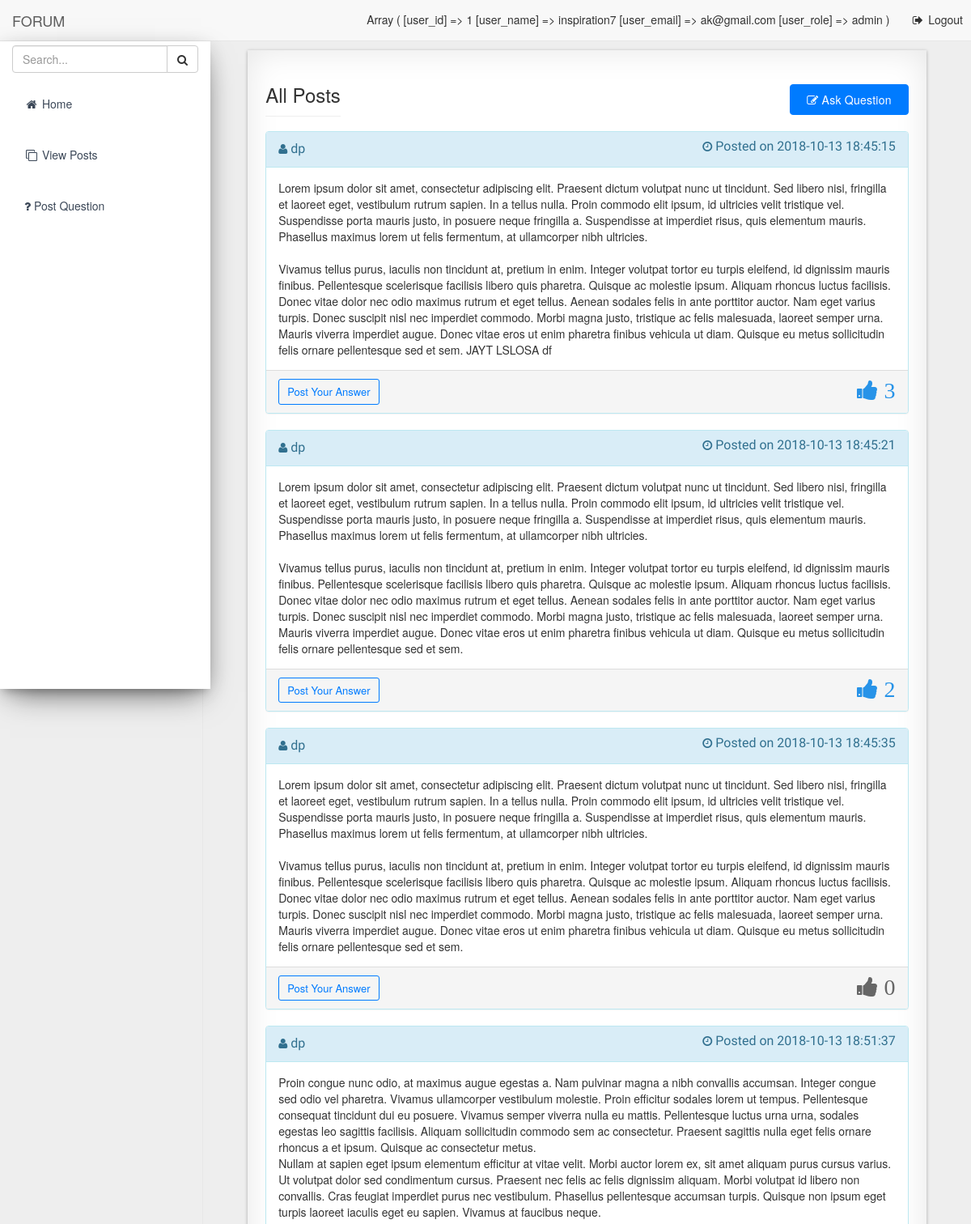
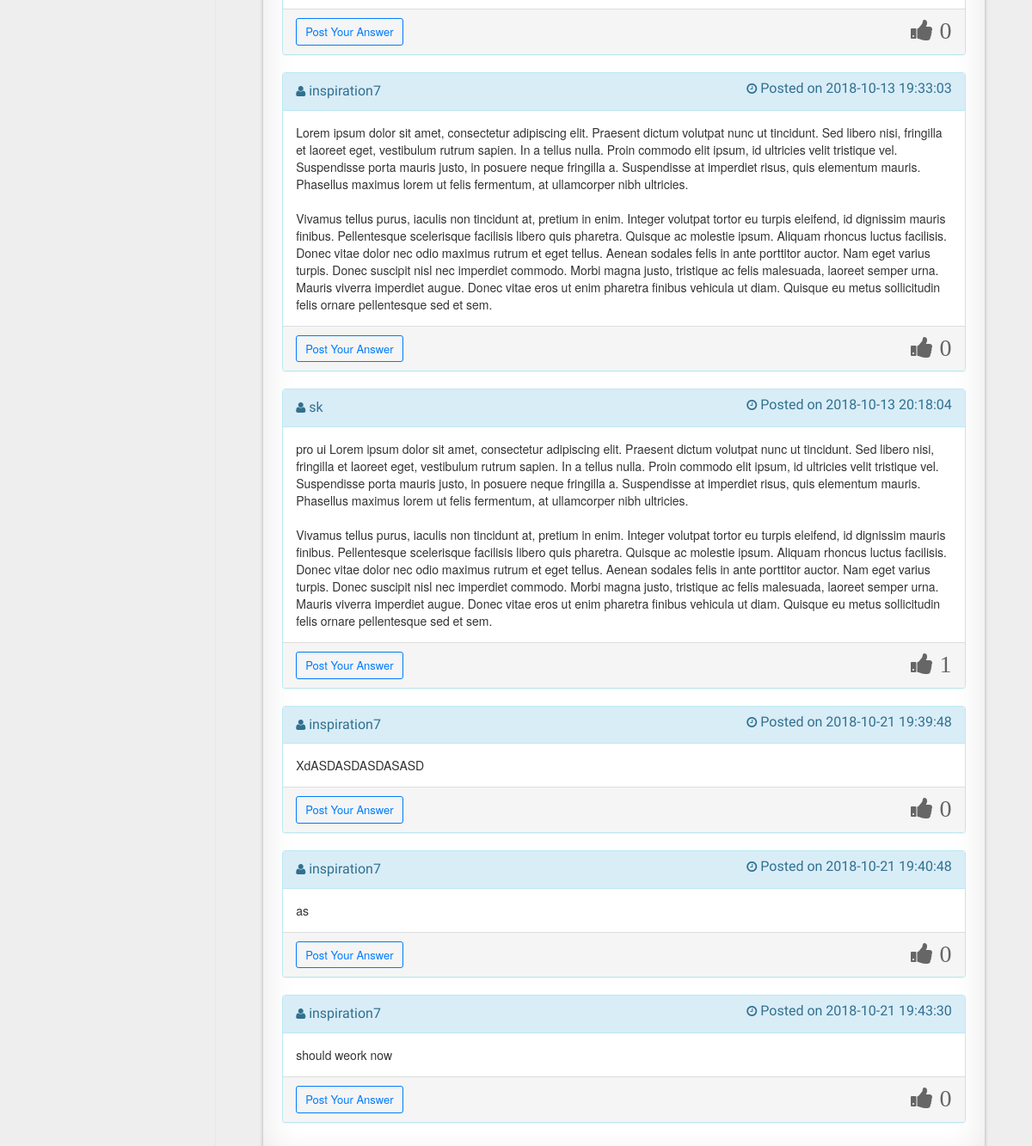
Screenshot of /posts/view-all-posts.php (signed in) with the database file from the repository (2 pictures, top to bottom).
### tables this page shows
CREATE TABLE `posts` (
  `post_id` int(11) NOT NULL,
  `post_content` text NOT NULL,
  `post_image` text NOT NULL,
  `post_user_id` int(11) NOT NULL,
  `post_tags` mediumtext NOT NULL,
  `created_at` datetime NOT NULL,
  `deleted_at` datetime NOT NULL,
  `is_deleted` bit(1) NOT NULL DEFAULT b'0',
  `deleted_by` int(11) NOT NULL,
  `updated_at` datetime NOT NULL,
  `updated_by` int(11) NOT NULL,
  `post_points` int(11) NOT NULL
);

CREATE TABLE `users` (
  `user_id` int(11) NOT NULL,
  `first_name` varchar(255) NOT NULL,
  `last_name` varchar(255) NOT NULL,
  `user_name` varchar(255) NOT NULL,
  `user_password` varchar(255) NOT NULL,
  `user_email` varchar(255) NOT NULL,
  `user_dob` date NOT NULL,
  `user_branch` varchar(255) NOT NULL,
  `user_posts` int(11) NOT NULL,
  `user_role` varchar(255) NOT NULL,
  `user_profile_img` text NOT NULL,
  `user_created_at` datetime NOT NULL,
  `is_deleted` bit(1) NOT NULL DEFAULT b'0',
  `deleted_by` int(11) NOT NULL,
  `deleted_at` datetime NOT NULL
);

CREATE TABLE `post_votes` (
  `post_votes_id` int(11) NOT NULL,
  `post_id` int(11) NOT NULL,
  `user_id` int(11) NOT NULL,
  `vote` varchar(255) NOT NULL
);

### classes/PostVotes.php (called while the page is built, shortened)
<?php
	require_once("Database.php");
	class PostVotes {
		private $connection;
		public function __construct() {
			global $database;
			$this->connection = $database->getConnection();
		}
		public function getUpvotedPostsByMe() {
			$user_id = $_SESSION['user_id'];
			$sql = "SELECT post_id FROM post_votes WHERE user_id = $user_id AND vote = 'upvote'";
			$result_set = $this->connection->query($sql);
			return $result_set;
		}
	}
?>

### classes/Database.php (called while the page is built, shortened)
<?php
    class Database {
        private $servername;
        private $username;
        private $password;
        private $database;
        private $connection;
        public function __construct() {
            $this->servername = "localhost";
            $this->username = "aniket";
            $this->password = "aniket";
            $this->database = "forumdb";
        }
        public function connectDB() {
            $this->connection = new mysqli($this->servername, $this->username, $this->password, $this->database);
        }
        public function getConnection() {
            return $this->connection;
        }
    }
    $database = new Database();
?>

### classes/Posts.php (called while the page is built, shortened)
<?php
	require_once("Database.php");
	require_once("Users.php");
	class Posts {
		private $connection;
		public function __construct() {
			global $database;
			$this->connection = $database->getConnection();
		}
		public function getAllPosts() {
			$sql = "SELECT * FROM posts WHERE is_deleted = 0";
			$result_set = $this->connection->query($sql);
			return $result_set;
		}
	}
?>

### classes/Users.php (called while the page is built, shortened)
<?php
	require_once("Database.php");
	class Users {
		private $connection;
		public function __construct() {
			global $database;
			$this->connection = $database->getConnection();
		}
		public function getUserDetailsById($user_id, $columns) {
			$sql = "SELECT $columns FROM users WHERE user_id = $user_id";
			$result_set = $this->connection->query($sql);
			return $result_set;
		}
	}
?>

### posts/view-all-posts.php (the view, shortened to what this page needs)
<!DOCTYPE html>
<html lang="en">
<?php
    require_once("../ui-elements/header.php");
?>
<body>
    <div id="wrapper">
        <?php
            require_once("../ui-elements/navigation.php");
        ?>
        <div id="page-wrapper">
            <div class="container-fluid container-fluid-mine effect8 padding-mine">
                <div class="row">
                    <div class="col-lg-12">
                        <br>
                        <h3 class="page-header show-inline-mine">All Posts</h3>
                        <a href="http://localhost/forum/posts/add-post.php" class="btn-mine btn-bootstrap4-primary-mine ask-quest-btn-alignment-mine"><i class="fa fa-pencil-square-o" aria-hidden="true"></i> Ask Question</a>
                    </div>
                </div>
                <?php
                    require_once("../classes/Posts.php");
                    require_once("../classes/Users.php");
                    require_once("../classes/PostVotes.php");
                    $posts = new Posts();
                    $post_votes = new PostVotes();
                    $users = new Users();
                    $result_set = $posts->getAllPosts();
                    $posts_upvoted = $post_votes->getUpvotedPostsByMe();
                    $selected_rows = mysqli_num_rows($posts_upvoted);
                    $shown_upvotes = 0;
                    $shown_rows = 1;
                    while($row = mysqli_fetch_assoc($result_set)) {
                        extract($row);
                        $resultant_row = $users->getUserDetailsById($post_user_id, "user_name");
                        extract(mysqli_fetch_assoc($resultant_row));
                ?>
                        <div class="panel panel-info">
                            <div class="panel-heading">
                                <i class="fa fa-user" aria-hidden="true"></i> <div class="show-inline-mine post-header-details-mine"><?php echo $user_name; ?></div>
                                <i class="fa fa-clock-o float-right-mine" aria-hidden="true"><div class="show-inline-mine post-header-details-mine"> Posted on <?php echo $created_at; ?></div></i>
                            </div>
                            <div class="panel-body">
                                <?php echo $post_content; ?>
                            </div>
                            <div class="panel-footer">
                                <?php
                                    echo '<a href="comments.php?post_id='.$post_id.'&post_user_id='.$post_user_id.'" class="btn btn-outline btn-success-mine btn-sm" style="font-size: 13px;">Post Your Answer</a>';
                                    if($selected_rows >= $shown_rows) {
                                        while($upvoted_post_id_row = mysqli_fetch_assoc($posts_upvoted)) {
                                            $shown_upvotes = 0;
                                            $upvoted_post_id = $upvoted_post_id_row['post_id'];
                                            if($upvoted_post_id === $post_id) {
                                ?>
                                                <i class="fa fa-thumbs-up fa-2x upvote-post-btn-mine post-upvoted-mine" name="upvote-post" aria-hidden="true" data-toggle="tooltip" data-placement="top" title="Upvote post" onclick="upvotePostClicked(event, <?php echo $post_id; ?>, this);"> <?php echo $post_points; ?></i>
                                <?php
                                                $shown_upvotes = 1;
                                                $shown_rows++;
                                                break;
                                            }
                                        }
                                        $posts_upvoted = $post_votes->getUpvotedPostsByMe();
                                        if($shown_upvotes != 1) {
                                ?>
                                                <i class="fa fa-thumbs-up fa-2x upvote-post-btn-mine post-not-upvoted-mine" name="upvote-post" aria-hidden="true" data-toggle="tooltip" data-placement="top" title="Upvote post" onclick="upvotePostClicked(event, <?php echo $post_id; ?>, this);"> <?php echo $post_points; ?></i>
                                <?php
                                        }
                                    } else {
                                ?>
                                        <i class="fa fa-thumbs-up fa-2x upvote-post-btn-mine post-not-upvoted-mine" name="upvote-post" aria-hidden="true" data-toggle="tooltip" data-placement="top" title="Upvote post" onclick="upvotePostClicked(event, <?php echo $post_id; ?>, this);"> <?php echo $post_points; ?></i>
                                <?php
                                    }
                                ?>
                            </div>
                        </div>
                <?php
                    }
                ?>
            </div>
        </div>
    </div>
</body>
</html>

### assets/css/myStyles.css (style rules this page uses)
.btn-success-mine.btn-outline { color: #007bff; }
.btn-success-mine { color: #007bff; border-color: #007bff; }
.btn-mine { display: inline-block; padding: 8px 20px; margin-bottom: 0; font-size: 14px; font-weight: 400; line-height: 1.42857143; text-align: center; white-space: nowrap; vertical-align: middle; -ms-touch-action: manipulation; touch-action: manipulation; cursor: pointer; -webkit-user-select: none; -moz-user-select: none; -ms-user-select: none; user-select: none; background-image: none; border: 1px solid transparent; border-radius: 4px; }
.btn-bootstrap4-primary-mine { color: #fff; background-color: #007bff; border-color: #007bff; }
.ask-quest-btn-alignment-mine { float: right; margin-bottom: 20px; letter-spacing: .25px; }
.show-inline-mine { display: inline; }
.upvote-post-btn-mine { float: right; letter-spacing:.25px; cursor: pointer; }
.post-upvoted-mine { color: #2793e8; }
.post-not-upvoted-mine { color: #666666; }
.float-right-mine { float: right; }
.post-header-details-mine { font-size: 16px; font-family: 'Cantora One'; }
div#page-wrapper>div.container-fluid-mine { margin: 25px; margin-top: 7%; background: #fff!important; }
.padding-mine { padding: 2.5%; }
.effect8 { position:relative; -webkit-box-shadow:0 1px 4px rgba(0, 0, 0, 0.3), 0 0 40px rgba(0, 0, 0, 0.1) inset; -moz-box-shadow:0 1px 4px rgba(0, 0, 0, 0.3), 0 0 40px rgba(0, 0, 0, 0.1) inset; box-shadow:0 1px 4px rgba(0, 0, 0, 0.3), 0 0 40px rgba(0, 0, 0, 0.1) inset; }
.effect8:before, .effect8:after { content:""; position:absolute; z-index:-1; -webkit-box-shadow:0 0 20px rgba(0,0,0,0.8); -moz-box-shadow:0 0 20px rgba(0,0,0,0.8); box-shadow:0 0 20px rgba(0,0,0,0.8); top:10px; bottom:10px; left:0; right:0; -moz-border-radius:100px / 10px; border-radius:100px / 10px; }
.effect8:after { right:10px; left:auto; -webkit-transform:skew(8deg) rotate(3deg); -moz-transform:skew(8deg) rotate(3deg); -ms-transform:skew(8deg) rotate(3deg); -o-transform:skew(8deg) rotate(3deg); transform:skew(8deg) rotate(3deg); }

### rows the page displays
posts: users.user_name "dp", created_at "2018-10-13 18:45:15", post_content "Lorem ipsum dolor sit amet, consectetur adipiscing elit. Praesent dictum volutpat nunc ut tincidunt. Sed libero nisi, fringilla et laoreet eget, vestibulum rutrum sapien. In a tellus nulla. Proin commodo elit ipsum, id ultricies velit tristique vel. Suspendisse porta mauris justo, in posuere neque fringilla a. Suspendisse at imperdiet risus, quis elementum mauris. Phasellus maximus lorem ut felis fermentum, at ullamcorper nibh ultricies. Vivamus tellus purus, iaculis non tincidunt at, pretium in enim. Integer volutpat tortor eu turpis eleifend, id dignissim mauris finibus. Pellentesque scelerisque facilisis libero quis pharetra. Quisque ac molestie ipsum. Aliquam rhoncus luctus facilisis.…"
post_votes: post.post_points "3"
posts: users.user_name "dp", created_at "2018-10-13 18:45:21", post_content "Lorem ipsum dolor sit amet, consectetur adipiscing elit. Praesent dictum volutpat nunc ut tincidunt. Sed libero nisi, fringilla et laoreet eget, vestibulum rutrum sapien. In a tellus nulla. Proin commodo elit ipsum, id ultricies velit tristique vel. Suspendisse porta mauris justo, in posuere neque fringilla a. Suspendisse at imperdiet risus, quis elementum mauris. Phasellus maximus lorem ut felis fermentum, at ullamcorper nibh ultricies. Vivamus tellus purus, iaculis non tincidunt at, pretium in enim. Integer volutpat tortor eu turpis eleifend, id dignissim mauris finibus. Pellentesque scelerisque facilisis libero quis pharetra. Quisque ac molestie ipsum. Aliquam rhoncus luctus facilisis.…"
post_votes: post.post_points "2"
posts: users.user_name "dp", created_at "2018-10-13 18:45:35", post_content "Lorem ipsum dolor sit amet, consectetur adipiscing elit. Praesent dictum volutpat nunc ut tincidunt. Sed libero nisi, fringilla et laoreet eget, vestibulum rutrum sapien. In a tellus nulla. Proin commodo elit ipsum, id ultricies velit tristique vel. Suspendisse porta mauris justo, in posuere neque fringilla a. Suspendisse at imperdiet risus, quis elementum mauris. Phasellus maximus lorem ut felis fermentum, at ullamcorper nibh ultricies. Vivamus tellus purus, iaculis non tincidunt at, pretium in enim. Integer volutpat tortor eu turpis eleifend, id dignissim mauris finibus. Pellentesque scelerisque facilisis libero quis pharetra. Quisque ac molestie ipsum. Aliquam rhoncus luctus facilisis.…", post_points "0"
posts: users.user_name "dp", created_at "2018-10-13 18:51:37", post_content "Proin congue nunc odio, at maximus augue egestas a. Nam pulvinar magna a nibh convallis accumsan. Integer congue sed odio vel pharetra. Vivamus ullamcorper vestibulum molestie. Proin efficitur sodales lorem ut tempus. Pellentesque consequat tincidunt dui eu posuere. Vivamus semper viverra nulla eu mattis. Pellentesque luctus urna urna, sodales egestas leo sagittis facilisis. Aliquam sollicitudin commodo sem ac consectetur. Praesent sagittis nulla eget felis ornare rhoncus a et ipsum. Quisque ac consectetur metus. Nullam at sapien eget ipsum elementum efficitur at vitae velit. Morbi auctor lorem ex, sit amet aliquam purus cursus varius. Ut volutpat dolor sed condimentum cursus. Praesent nec…", post_points "0"
posts: users.user_name "inspiration7", created_at "2018-10-13 19:33:03", post_content "Lorem ipsum dolor sit amet, consectetur adipiscing elit. Praesent dictum volutpat nunc ut tincidunt. Sed libero nisi, fringilla et laoreet eget, vestibulum rutrum sapien. In a tellus nulla. Proin commodo elit ipsum, id ultricies velit tristique vel. Suspendisse porta mauris justo, in posuere neque fringilla a. Suspendisse at imperdiet risus, quis elementum mauris. Phasellus maximus lorem ut felis fermentum, at ullamcorper nibh ultricies. Vivamus tellus purus, iaculis non tincidunt at, pretium in enim. Integer volutpat tortor eu turpis eleifend, id dignissim mauris finibus. Pellentesque scelerisque facilisis libero quis pharetra. Quisque ac molestie ipsum. Aliquam rhoncus luctus facilisis.…", post_points "0"
posts: users.user_name "sk", created_at "2018-10-13 20:18:04", post_content "pro ui Lorem ipsum dolor sit amet, consectetur adipiscing elit. Praesent dictum volutpat nunc ut tincidunt. Sed libero nisi, fringilla et laoreet eget, vestibulum rutrum sapien. In a tellus nulla. Proin commodo elit ipsum, id ultricies velit tristique vel. Suspendisse porta mauris justo, in posuere neque fringilla a. Suspendisse at imperdiet risus, quis elementum mauris. Phasellus maximus lorem ut felis fermentum, at ullamcorper nibh ultricies. Vivamus tellus purus, iaculis non tincidunt at, pretium in enim. Integer volutpat tortor eu turpis eleifend, id dignissim mauris finibus. Pellentesque scelerisque facilisis libero quis pharetra. Quisque ac molestie ipsum. Aliquam rhoncus luctus…", post_points "1"
posts: users.user_name "inspiration7", created_at "2018-10-21 19:39:48", post_content "XdASDASDASDASASD", post_points "0"
posts: users.user_name "inspiration7", created_at "2018-10-21 19:40:48", post_content "as", post_points "0"
posts: users.user_name "inspiration7", created_at "2018-10-21 19:43:30", post_content "should weork now", post_points "0"
